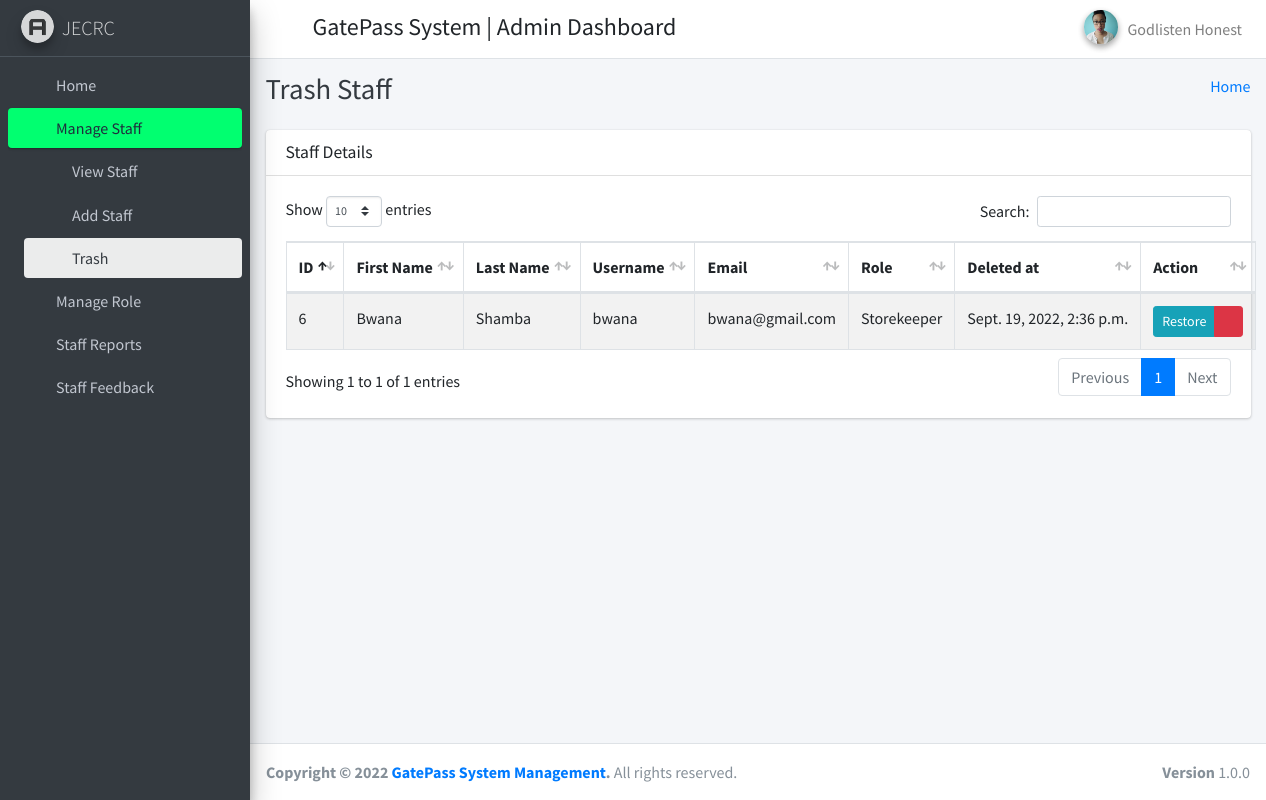
The page /staff_trash/ (signed in) on the database its author committed.
### gateapp/models.py (models this page shows)
class CustomUser(AbstractUser):
	phone = models.CharField(max_length=10,null=True,blank=True)
	is_deleted = models.BooleanField(default=False)
	deleted_at = models.DateTimeField(null=True,blank=True)

### gateapp/AdminViews.py (the view)
# urls.py: path('staff_trash/',AdminViews.staff_trash, name="staff_trash"),
def staff_trash(request):
	staffs = CustomUser.objects.all().filter(is_deleted='True',is_active='False')
	context = {
		"staffs":staffs
	}
	return render(request,"hod_template/staff_trash.html",context)

### gateapp/templates/hod_template/staff_trash.html
{% extends 'hod_template/base_template.html' %}
{% block page_title %}
    Trash Staff
{% endblock page_title %}
{% block main_content %}
{% load static %}
<section class="content">
        <div class="container-fluid">
            <div class="row">
                <div class="col-md-12">
                    <div class="card">
                        <div class="card-header">
                            <h3 class="card-title">Staff Details</h3>
                        </div>
                        <div class="card-body">
                            <table id="example1" class="table table-bordered table-hover table-striped text-nowrap">
                            <thead>
                                <tr>
                                <th>ID</th>
                                <th>First Name</th>
                                <th>Last Name</th>
                                <th>Username</th>
                                <th>Email</th>
                                <th>Role</th>
                                <th>Deleted at</th>
                                <th>Action</th>
                                </tr>
                            </thead>
                            <tbody>
                                {% for staff in staffs %}
                                <tr>
                                <td>{{ staff.id }}</td>
                                <td>{{ staff.first_name }}</td>
                                <td>{{ staff.last_name }}</td>
                                <td>{{ staff.username }}</td>
                                <td>{{ staff.email }}</td>
                                <td>{% for r in staff.groups.all %}
                                    {{ r }}
                                    {% endfor %}
                                </td>
                                <td>{{ staff.deleted_at }}</td>
                                <td>
                                    <div class="btn-group btn-group-sm">
                                        <a href="{% url 'staff_restore' staff.id %}" class="btn btn-info"> Restore</a>
                                        <a href="{% url 'permanent_delete' staff.id %}" class="btn btn-danger"><i class="fas fa-trash"></i></a>
                                    </div>
                                </td>
                                </tr>
                                {% endfor %}
                            </tbody>
                            </table>
                        </div>
                        </div>
                </div>
            </div>
        </div>
      </section>
  {% endblock main_content %}

### gateapp/templates/hod_template/base_template.html (shortened to what this page needs)
{% load static %}
<!DOCTYPE html>
<html>
<head>
  <link rel="stylesheet" href="{% static 'plugins/fontawesome-free/css/all.min.css' %}">
  <link rel="stylesheet" href="https://code.ionicframework.com/ionicons/2.0.1/css/ionicons.min.css">
  <link rel="stylesheet" href="{% static 'plugins/tempusdominus-bootstrap-4/css/tempusdominus-bootstrap-4.min.css' %}">
  <link rel="stylesheet" href="{% static 'plugins/icheck-bootstrap/icheck-bootstrap.min.css' %}">
  <link rel="stylesheet" href="{% static 'plugins/jqvmap/jqvmap.min.css' %}">
  <link rel="stylesheet" href="{% static 'dist/css/adminlte.min.css'  %}">
  <link rel="stylesheet" href="{% static 'plugins/overlayScrollbars/css/OverlayScrollbars.min.css' %}">
  <link rel="stylesheet" href="{% static 'plugins/daterangepicker/daterangepicker.css' %}">
  <link rel="stylesheet" href="{% static 'plugins/summernote/summernote-bs4.css' %}">
  <link rel="stylesheet" href="{% static 'plugins/datatables-bs4/css/dataTables.bootstrap4.min.css' %}">
  <link rel="stylesheet" href="{% static 'plugins/datatables-responsive/css/responsive.bootstrap4.min.css' %}">
  <link rel="stylesheet" href="{% static 'plugins/datatables-buttons/css/buttons.bootstrap4.min.css' %}">
  <link rel="stylesheet" href="{% static 'plugins/sweetalert2-theme-bootstrap-4/bootstrap-4.min.css' %}">
  <link rel="stylesheet" href="{% static 'plugins/toastr/toastr.min.css' %}">
</head>
<body class="hold-transition sidebar-mini layout-fixed layout-navbar-fixed ">
  {% if user.is_staff %}
  <div class="wrapper">
    <nav class="main-header navbar navbar-expand navbar-white navbar-light">
      <ul class="navbar-nav">
        <li class="nav-item">
          <a class="nav-link" data-widget="pushmenu" href="#" role="button"><i class="fas fa-bars"></i></a>
        </li>
      </ul>
      <h4 style="margin-left: 10px; margin-top: 5px;" class="d-none d-md-inline">GatePass System | Admin Dashboard</h4>
      <ul class="navbar-nav ml-auto">
        <li class="nav-item dropdown user-menu">
          <a class="nav-link dropdown-toggle" data-toggle="dropdown" href="#">
            <img src="{% static 'dist/img/user5-128x128.jpg' %}" class="user-image img-circle elevation-2"
              alt="User Image">
            <span class="d-none d-md-inline">{{ user.first_name }} {{ user.last_name }}</span>
          </a>
        </li>
      </ul>
    </nav>
    {% include 'hod_template/sidebar_template.html' with user=user id=id %}
    <div class="content-wrapper">
      <div class="content-header">
        <div class="container-fluid">
          <div class="row mb-2">
            <div class="col-sm-6">
              <h1 class="m-0 text-dark">
                {% block page_title %}
                {% endblock page_title %}
              </h1>
            </div>
            <div class="col-sm-6">
              <ol class="breadcrumb float-sm-right">
                <li class="breadcrumb-item"><a href="{% url 'admin_home' %}">Home</a></li>
              </ol>
            </div>
          </div>
        </div>
      </div>
      {% block main_content %}
      {% endblock main_content %}
    </div>
    <footer class="main-footer">
      <strong>Copyright &copy; 2022 <a href="#">GatePass System Management</a>.</strong>
      All rights reserved.
      <div class="float-right d-none d-sm-inline-block">
        <b>Version</b> 1.0.0
      </div>
    </footer>
  </div>
  {% endif %}
</body>
</html>

### rows shown on the page
CustomUser: first_name "Godlisten", last_name "Honest"
CustomUser: id "6", first_name "Bwana", last_name "Shamba", username "bwana", email "bwana@gmail.com", deleted_at "Sept. 19, 2022, 2:36 p.m."

### other values the page prints
{{ r }} "Storekeeper"
